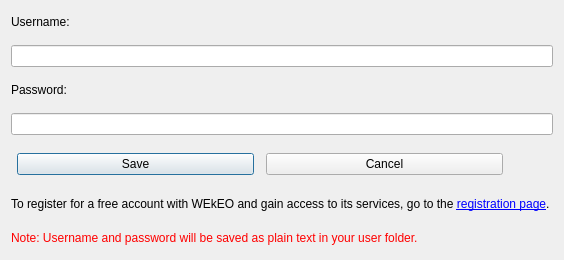
<?xml version='1.0' encoding='utf-8'?>
<ui version="4.0">
 <class>UserDialog</class>
 <widget class="QDialog" name="UserDialog">
  <property name="geometry">
   <rect>
    <x>0</x>
    <y>0</y>
    <width>340</width>
    <height>260</height>
   </rect>
  </property>
  <property name="windowTitle">
   <string>Enter WEkEO Credentials</string>
  </property>
  <layout class="QVBoxLayout" name="verticalLayout">
   <property name="spacing"><number>12</number></property><item>
    <widget class="QLabel" name="labelUsername">
     <property name="text">
      <string>Username:</string>
     </property>
    </widget>
   </item>
   <item>
    <widget class="QLineEdit" name="lineEditUsername" />
   </item>
   <item>
    <widget class="QLabel" name="labelPassword">
     <property name="text">
      <string>Password:</string>
     </property>
    </widget>
   </item>
   <item>
    <widget class="QLineEdit" name="lineEditPassword">
     <property name="echoMode">
      <enum>QLineEdit::Password</enum>
     </property>
    </widget>
   </item>
   <item>
    <layout class="QHBoxLayout" name="horizontalLayout">
     <property name="rightMargin">
      <number>50</number>
     </property>
     <item>
      <widget class="QPushButton" name="btnSave">
       <property name="text">
        <string>Save</string>
       </property>
      </widget>
     </item>
     <item>
      <widget class="QPushButton" name="btnCancel">
       <property name="text">
        <string>Cancel</string>
       </property>
      </widget>
     </item>
    <property name="leftMargin"><number>6</number></property><property name="topMargin"><number>6</number></property><property name="bottomMargin"><number>6</number></property></layout>
   </item>
   <item>
    <widget class="QLabel" name="labelRegister">
     <property name="text">
      <string>
To register for a free account with WEkEO and gain access to its services, go to the 
&lt;a href="https://wekeo.copernicus.eu/register"&gt;registration page&lt;/a&gt;.
      </string>
     </property>
     <property name="openExternalLinks">
      <bool>true</bool>
     </property>
     <property name="textFormat">
      <enum>Qt::RichText</enum>
     </property>
    </widget>
   </item>
   <item>
    <widget class="QLabel" name="labelWarning">
     <property name="text">
      <string>Note: Username and password will be saved as plain text in your user folder.</string>
     </property>
     <property name="styleSheet">
      <string notr="true">color: red;</string>
     </property>
    </widget>
   </item>
  </layout>
 </widget>
 <resources />
 <connections />
</ui>
